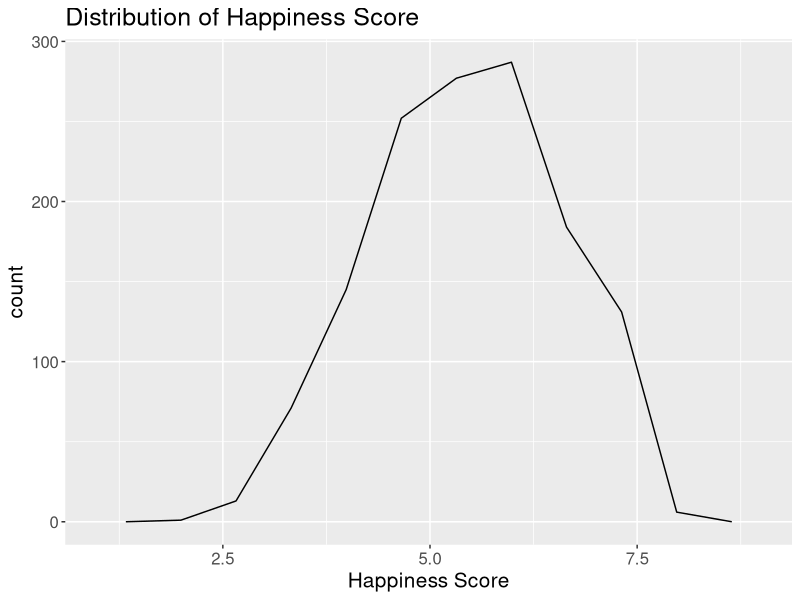
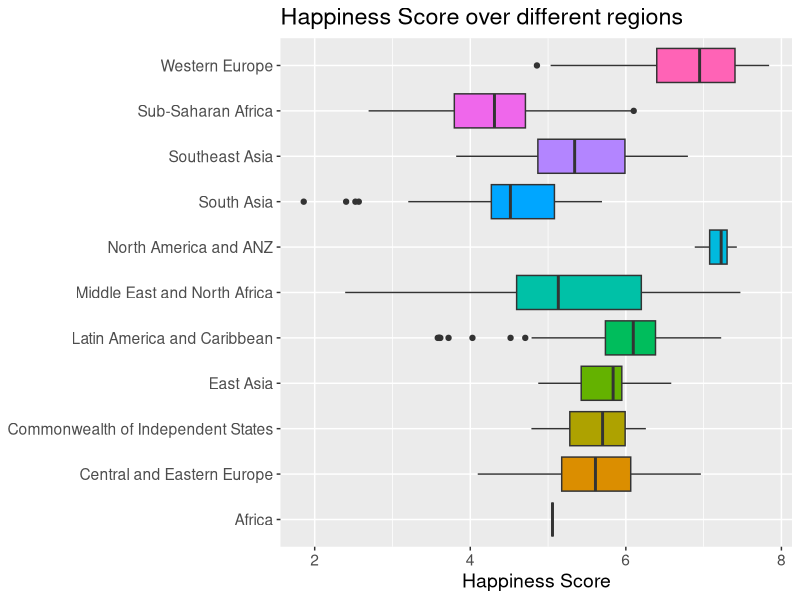
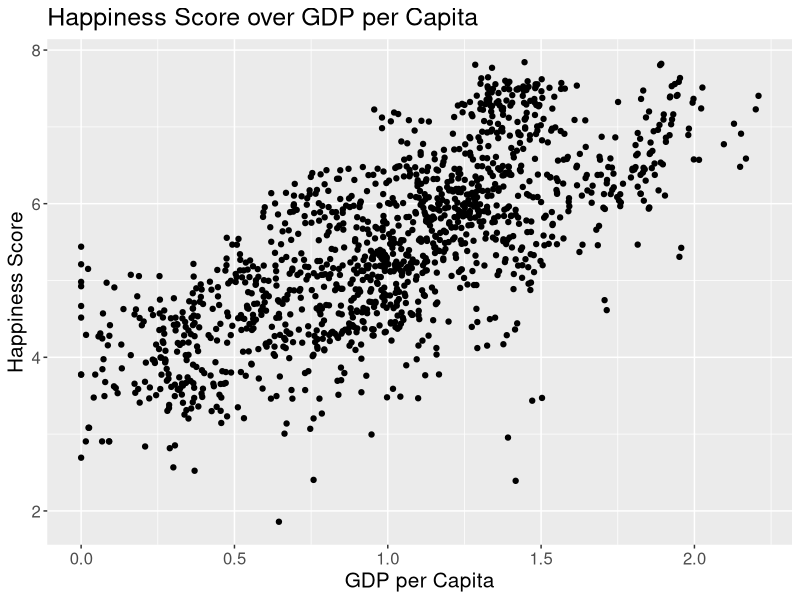
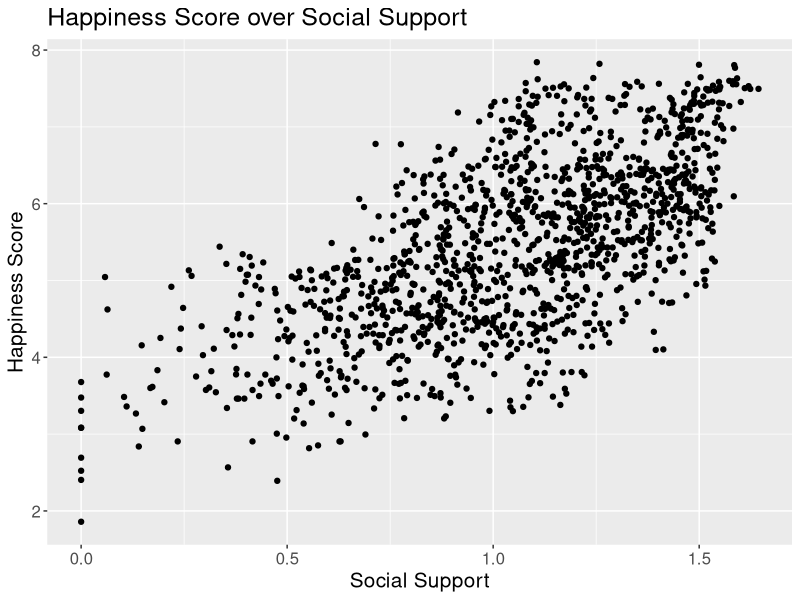
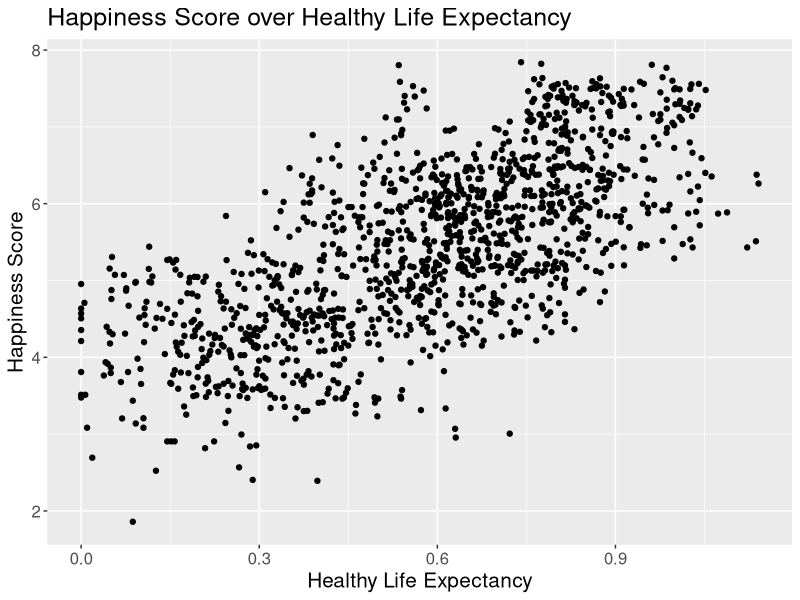
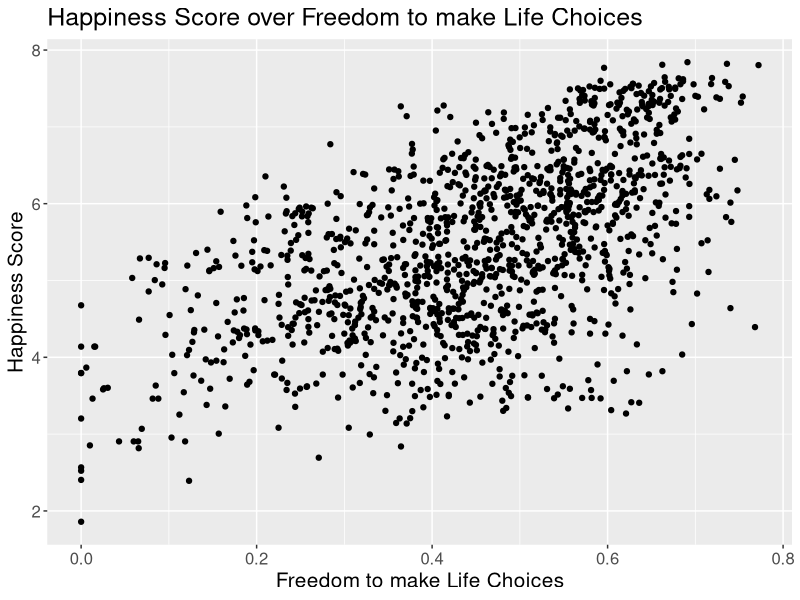
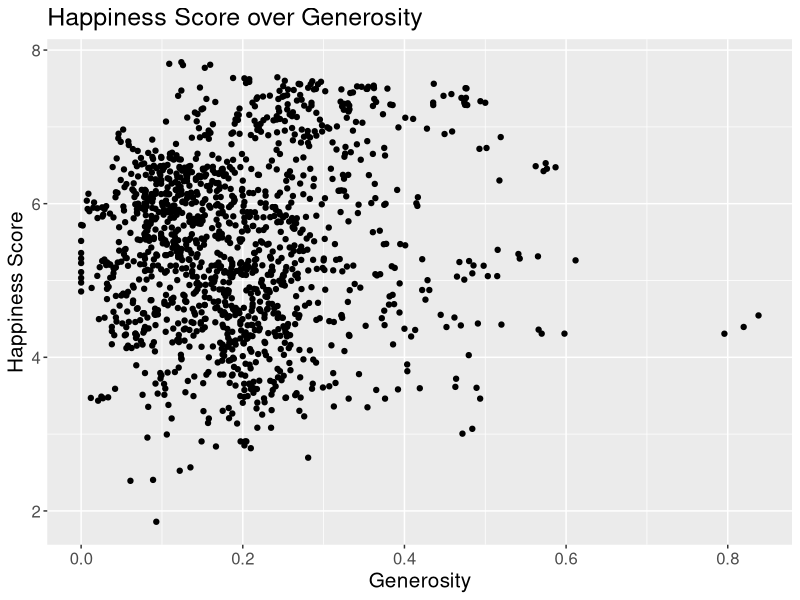
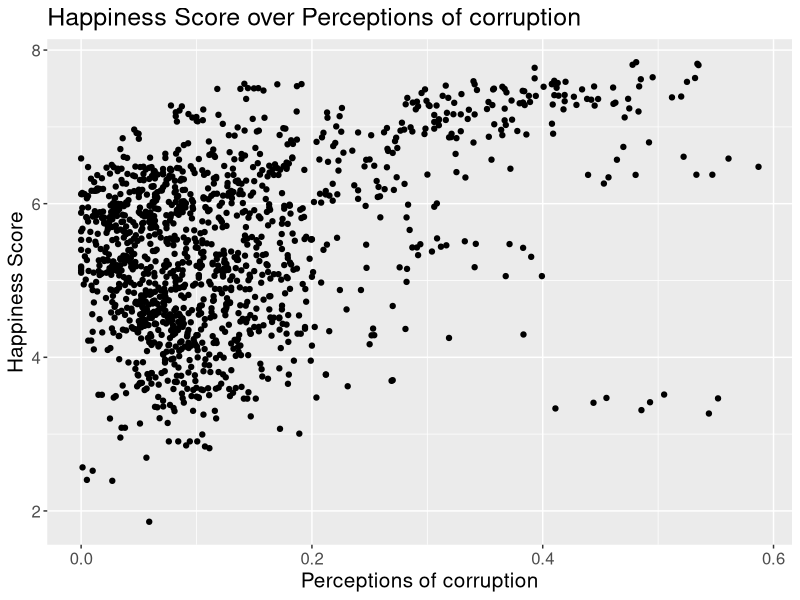

Generate these figures, in order, with R: (Note: this script raises an error after producing the figures.)
## ---- chunk 1
#| echo: false
#| output: false

# loading needed libraries
library(here)
library(tidyverse)
library(GGally)
library(grid)
library(randomForest)
## ---- chunk 2
#| echo: false
# loading the needed data
whr <- read.csv(here::here("Data/WHR_AllYears.csv"))
## ---- chunk 3
#| echo: false
ggplot(whr, aes(x = happiness_score)) +
  geom_freqpoly(bins = 10) +
  ggtitle("Distribution of Happiness Score") +
  xlab("Happiness Score") +
  theme(text = element_text(size = 15))
## ---- chunk 4
#| echo: false
whr |>
  ggplot(aes(x = region, y = happiness_score, fill = region)) +
  geom_boxplot() +
  theme(legend.position = "none",
        axis.title.y = element_blank(),
        text = element_text(size = 14))+
  ggtitle("Happiness Score over different regions") +
  ylab("Happiness Score") +
  coord_flip()
## ---- chunk 5
#| echo: false
whr |>
  ggplot(aes(x = gdp_per_capita, y = happiness_score)) +
  geom_point() +
  xlab("GDP per Capita") +
  ylab("Happiness Score") +
  ggtitle("Happiness Score over GDP per Capita") +
  theme(text = element_text(size = 15))
## ---- chunk 6
#| echo: false
# correlation of gdp per capita and happiness score
cat("Correlation of the happiness score and GDP per capita:",cor(whr$gdp_per_capita, whr$happiness_score))
## ---- chunk 7
#| echo: false
whr |>
  ggplot(aes(x = social_support, y = happiness_score)) +
  geom_point() +
  xlab("Social Support") +
  ylab("Happiness Score") +
  ggtitle("Happiness Score over Social Support") +
  theme(text = element_text(size = 15))
## ---- chunk 8
#| echo: false
cat("Correlation of the happiness score and social support:",cor(whr$social_support, whr$happiness_score))
## ---- chunk 9
#| echo: false
#| warning: false
whr |>
  ggplot(aes(x = healthy_life_expectancy, y = happiness_score)) +
  geom_point() +
  xlab("Healthy Life Expectancy") +
  ylab("Happiness Score") +
  ggtitle("Happiness Score over Healthy Life Expectancy") +
  theme(text = element_text(size = 15))
## ---- chunk 10
#| echo: false
cat("Correlation of the happiness score and healthy life expectancy:",cor(whr$healthy_life_expectancy, whr$happiness_score, use = "complete.obs"))
## ---- chunk 11
#| echo: false
whr |>
  ggplot(aes(x = freedom_to_make_life_choices, y = happiness_score)) +
  geom_point() +
  xlab("Freedom to make Life Choices") +
  ylab("Happiness Score") +
  ggtitle("Happiness Score over Freedom to make Life Choices") +
  theme(text = element_text(size = 15))
## ---- chunk 12
#| echo: false
cat("Correlation of the happiness score and freedom to make life choices:",cor(whr$freedom_to_make_life_choices, whr$happiness_score))
## ---- chunk 13
#| echo: false
whr |>
  ggplot(aes(x = generosity, y = happiness_score)) +
  geom_point() +
  xlab("Generosity") +
  ylab("Happiness Score") +
  ggtitle("Happiness Score over Generosity") +
  theme(text = element_text(size = 15))
## ---- chunk 14
#| echo: false
#| warning: false
# fix data type of perceptions of corruption
whr$perceptions_of_corruption <- as.numeric(whr$perceptions_of_corruption)
whr |>
  ggplot(aes(x = perceptions_of_corruption, y = happiness_score)) +
  geom_point() +
  xlab("Perceptions of corruption") +
  ylab("Happiness Score") +
  ggtitle("Happiness Score over Perceptions of corruption") +
  theme(text = element_text(size = 15))
## ---- chunk 15
#| echo: false
cat("Correlation of the happiness score and Perceptions of corruption:",
    cor(whr$perceptions_of_corruption, whr$happiness_score, use = "complete.obs"))
## ---- chunk 16
#| echo: false
whr$year <- as.factor(whr$year)
whr |>
  ggplot(aes(x = year, y = happiness_score, fill = year)) +
  geom_boxplot() +
  theme(legend.position = "none",
        axis.title.y = element_blank(),
        text = element_text(size = 15))+
  ggtitle("Happiness Score over Years") +
  ylab("Happiness Score")
## ---- chunk 17
#| echo: false
# create a subset that doesn't contain country, region and year
whr_sub <- whr[,-c(1,2,10)]

# delete rows that contain NAs from the data frame
whr_sub <- na.omit(whr_sub)
## ---- chunk 18
#| echo: false
pr.out <- prcomp(whr_sub, scale = TRUE)

# get percent of variance of each principal component
perc <- pr.out$sdev/sum(pr.out$sdev)
## ---- chunk 19
#| echo: false
# plot cumulative sum of the percentages
plot(cumsum(perc),
  xlab = "Principal Component",
  ylab = "Proportion of Variance Explained",
  main = "Cum. Prop. of Variance explained by each Principle Component",
  ylim = c(0,1),
  type = "b")
## ---- chunk 20
#| echo: false
# scale data
sc_whr <- scale(whr_sub)

# initiate vector to store total within sum of squares for each kmeans()-object
wss <- c()

# run kmeans for k equals two to seven and save total within sum of squares
for (k in 2:7) {
  km.out <- kmeans(sc_whr, centers = k, nstart = 20)
  wss <- append(wss, km.out$tot.withinss)
}
## ---- chunk 21
#| echo: false
# plot the resulting values
plot(wss, xlab = "k", ylab = "WSS", type = "b", main = "Within sum of squares over different amounts of clusters")
## ---- chunk 22
#| echo: false
# train K-Means
km.out <- kmeans(sc_whr, centers = 2, nstart = 20)

my.text.panel <- function(labels) {
  function(x, y, lbl, ...) {
    if (lbl %in% names(labels)) lbl <- labels[[lbl]]
    text(x, y, lbl, ...)
  }
}
## ---- chunk 23
#| echo: false
# plot resulting clustering
pairs(sc_whr, col = km.out$cluster, upper.panel = NULL, gap = 0,
      main = "Matrix of scatterplots coloured by cluster",
      text.panel = my.text.panel(c(happiness_score="Happiness Score",
                                   gdp_per_capita="GDP p. Capita",
                                   social_support="Social Support",
                                   healthy_life_expectancy="HL Expectancy",
                                   freedom_to_make_life_choices = "Freedom Life Choices",
                                   generosity = "Generosity",
                                   perceptions_of_corruption = "Perceived corruption")))
## ---- chunk 24
#| echo: false
sc_whr <- as.data.frame(sc_whr)
cat("Median of the happiness score:",median(sc_whr$happiness_score))
## ---- chunk 25
#| echo: false
# create a version of whr that contains all variables but no NAs
whr_noNA <- na.omit(whr)

# run randomforest on this data
set.seed(1)
rf.whr <- randomForest(happiness_score ~ ., data = whr_noNA, mtry = 3, ntree = 100,
                       importance = TRUE)
# mtry: amount of variables used for each iteration (floor(sqrt(n)) is rule of thumb)
# ntree: number of trees that are grown
# importance: is importance of predictors to be assessed or not

# plot importance of variables
varImpPlot(rf.whr, scale = FALSE)
